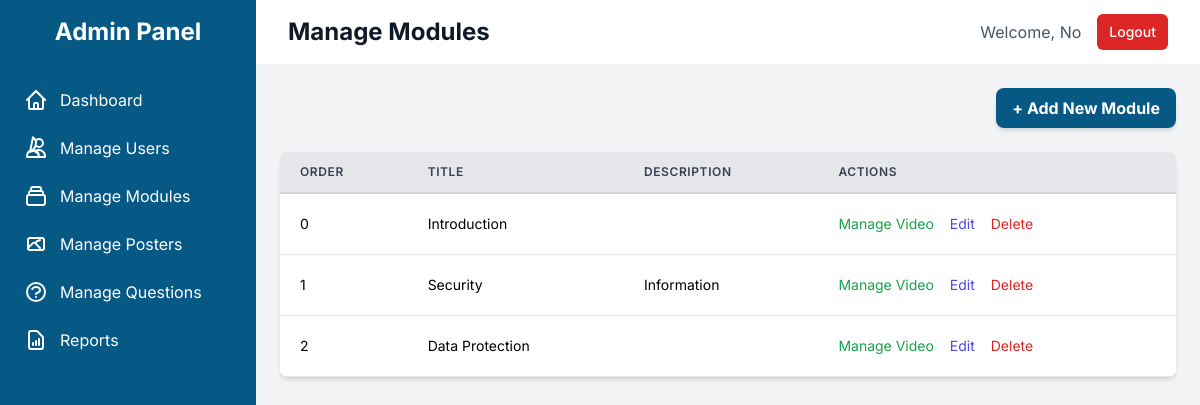
The page /admin/manage_modules.php (signed in) on the database its author committed.
### tables this page shows
CREATE TABLE `modules` (
  `id` int(11) NOT NULL,
  `title` varchar(255) NOT NULL,
  `description` text DEFAULT NULL,
  `module_order` int(11) NOT NULL,
  `pdf_material_path` varchar(255) DEFAULT NULL,
  `created_at` timestamp NOT NULL DEFAULT current_timestamp(),
  `updated_at` timestamp NOT NULL DEFAULT current_timestamp() ON UPDATE current_timestamp()
);

### includes/functions.php (called while the page is built, shortened)
<?php
function escape($data) {
    return htmlspecialchars($data ?? '', ENT_QUOTES, 'UTF-8');
}
?>

### admin/manage_modules.php (the view, shortened to what this page needs)
<?php
require_once '../includes/db_connect.php';
try {
    $stmt = $pdo->query("SELECT id, title, description, module_order, pdf_material_path FROM modules ORDER BY module_order ASC");
    $modules = $stmt->fetchAll();
} catch (PDOException $e) {
    error_log("Manage Modules Error: " . $e->getMessage());
    $modules = [];
}
require_once 'includes/header.php';
?>
<div class="container mx-auto">
    <div class="flex justify-end mb-6">
        <button id="add-module-btn" class="bg-primary hover:bg-primary-dark text-white font-bold py-2 px-4 rounded-lg shadow-md transition-colors">
            + Add New Module
        </button>
    </div>
    <div class="bg-white shadow-md rounded-lg overflow-hidden">
        <table class="min-w-full leading-normal">
            <thead class="bg-gray-200">
                <tr>
                    <th class="px-5 py-3 border-b-2 border-gray-300 text-left text-xs font-semibold text-gray-700 uppercase tracking-wider">Order</th>
                    <th class="px-5 py-3 border-b-2 border-gray-300 text-left text-xs font-semibold text-gray-700 uppercase tracking-wider">Title</th>
                    <th class="px-5 py-3 border-b-2 border-gray-300 text-left text-xs font-semibold text-gray-700 uppercase tracking-wider">Description</th>
                    <th class="px-5 py-3 border-b-2 border-gray-300 text-left text-xs font-semibold text-gray-700 uppercase tracking-wider">Actions</th>
                </tr>
            </thead>
            <tbody id="modules-table-body">
                <?php if (empty($modules)): ?>
                    <tr>
                        <td colspan="4" class="text-center py-10 text-gray-500">No modules found. Click 'Add New Module' to get started.</td>
                    </tr>
                <?php else: ?>
                    <?php foreach ($modules as $module): ?>
                        <tr id="module-row-<?= $module['id'] ?>">
                            <td class="px-5 py-5 border-b border-gray-200 bg-white text-sm"><?= escape($module['module_order']) ?></td>
                            <td class="px-5 py-5 border-b border-gray-200 bg-white text-sm"><?= escape($module['title']) ?></td>
                            <td class="px-5 py-5 border-b border-gray-200 bg-white text-sm max-w-xs truncate"><?= escape($module['description']) ?></td>
                            <td class="px-5 py-5 border-b border-gray-200 bg-white text-sm whitespace-nowrap">
                                <a href="manage_video.php?module_id=<?= $module['id'] ?>" class="text-green-600 hover:text-green-900 mr-3">Manage Video</a>
                                <button onclick="editModule(<?= $module['id'] ?>)" class="text-indigo-600 hover:text-indigo-900 mr-3">Edit</button>
                                <button onclick="deleteModule(<?= $module['id'] ?>)" class="text-red-600 hover:text-red-900">Delete</button>
                            </td>
                        </tr>
                    <?php endforeach; ?>
                <?php endif; ?>
            </tbody>
        </table>
    </div>
</div>
<?php require_once 'includes/footer.php'; ?>

### rows shown on the page
modules: module_order "0", title "Introduction"
modules: module_order "1", title "Security", description "Information"
modules: module_order "2", title "Data Protection"

### other values the page prints
$page_title "Manage Modules"
$_SESSION['user_first_name'] "No"
